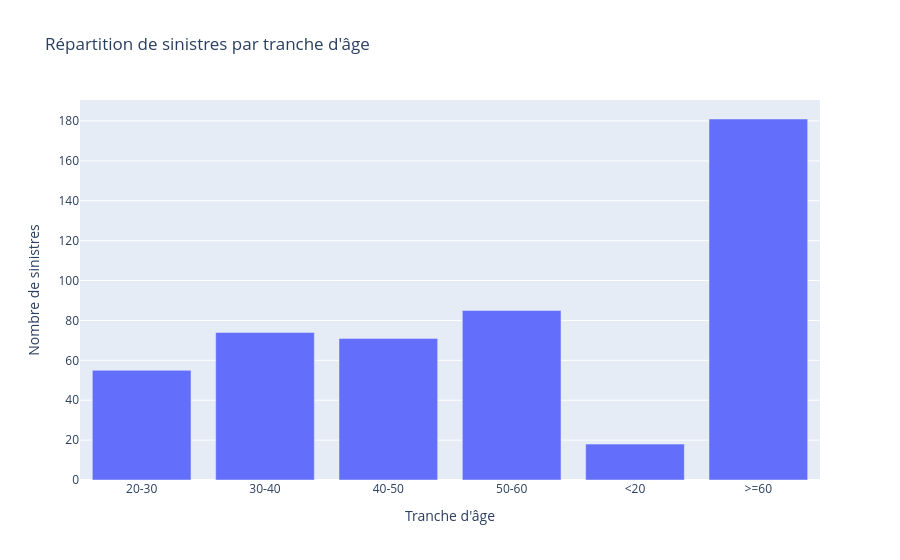

Write notebook code for a chart like this one.
### Code cell
fig_sinistres_age = px.bar(
    data_assurance_grouped_age_sinistre, 
    x="tranche_age", 
    y="total_sinistres", 
    title="Répartition de sinistres par tranche d'âge", 
    labels={"tranche_age": "Tranche d'âge"},
    )
fig_sinistres_age.update_layout(yaxis_title="Nombre de sinistres")
fig_sinistres_age.show()

### Figure 1 — Plotly figure (JSON) as saved in the notebook; plotly's stock layout.template omitted (floating-point values rounded to 4 significant figures)
{"data": [{"hovertemplate": "Tranche d'âge=%{x}<br>total_sinistres=%{y}<extra></extra>", "legendgroup": "", "marker": {"color": "#636efa", "pattern": {"shape": ""}}, "name": "", "orientation": "v", "showlegend": false, "textposition": "auto", "type": "bar", "x": ["20-30", "30-40", "40-50", "50-60", "<20", ">=60"], "xaxis": "x", "y": [55, 74, 71, 85, 18, 181], "yaxis": "y"}], "layout": {"barmode": "relative", "legend": {"tracegroupgap": 0}, "title": {"text": "Répartition de sinistres par tranche d'âge"}, "xaxis": {"anchor": "y", "domain": [0, 1], "title": {"text": "Tranche d'âge"}}, "yaxis": {"anchor": "x", "domain": [0, 1], "title": {"text": "Nombre de sinistres"}}}}
